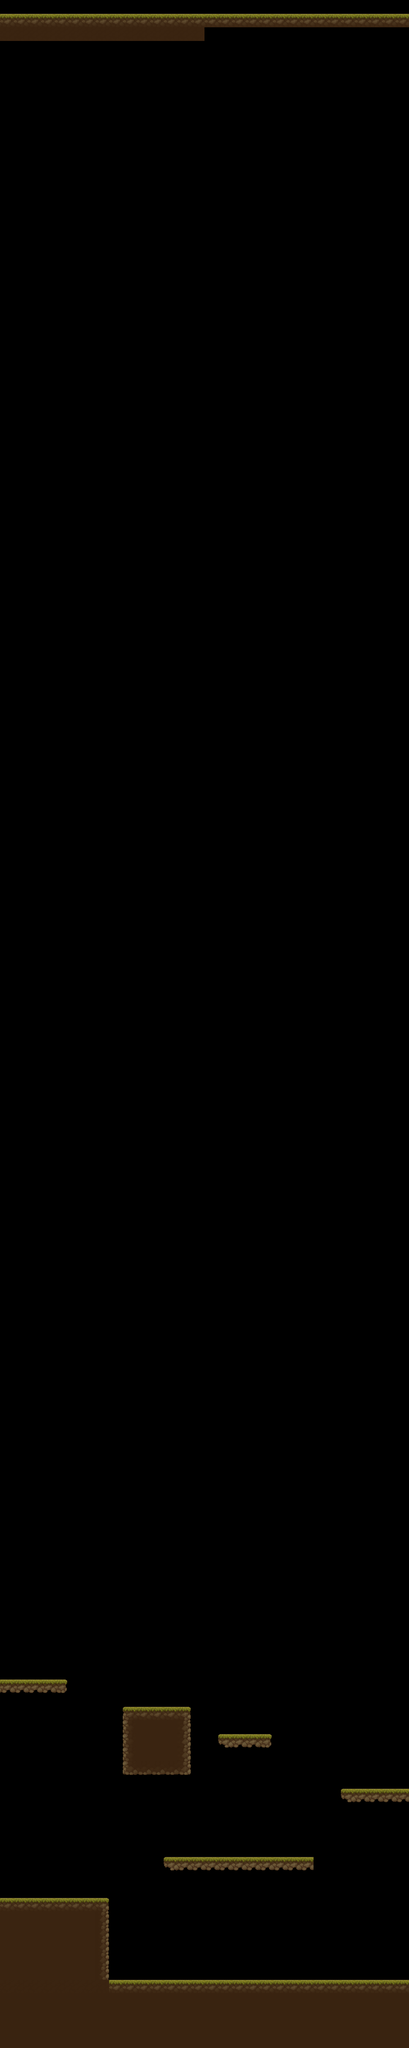

This is a level from a 2D game, rendered from its Tiled map with the project's own tilesets. A one-line summary and the map file follow, with tile-layer data summarised:
An orthogonal 30x150 tile map with 32x32 px tiles, 1 tile layer (ground level).

<map version="1.10" tiledversion="1.10.0" orientation="orthogonal" renderorder="right-down" width="30" height="150" tilewidth="32" tileheight="32" infinite="0" nextlayerid="3" nextobjectid="1">
 <tileset firstgid="1" source="TX Tileset Ground.tsx" />
 <layer id="1" name="ground level" width="30" height="150">
  <data>[4500 cells, 992 non-empty, 18 distinct tile ids]</data>
 </layer>
 <objectgroup id="2" name="Object Layer 1" />
</map>
